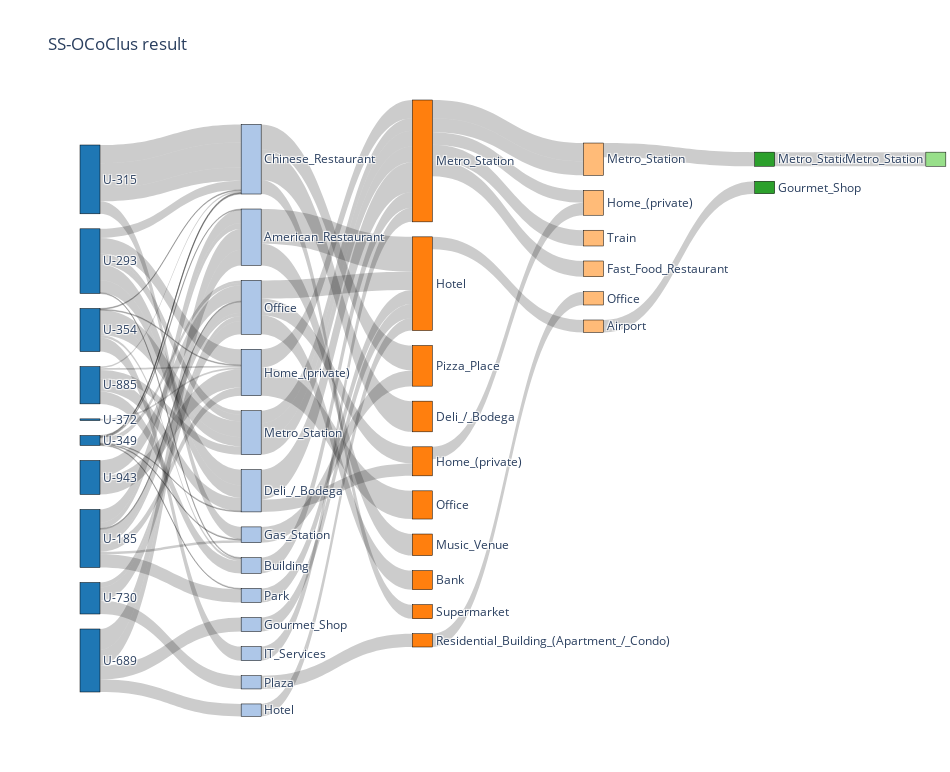

The notebook cell saved with this chart:
### Code cell
# fig = genSankey(df,cat_cols=['lvl3','lvl4','lvl5','lvl6','lvl7'],value_cols='count',title='Word Etymology')
fig = genSankey_2(df,cat_cols=['lvl1','lvl3','lvl4','lvl5','lvl6','lvl7'],value_cols='count',title='SS-OCoClus result')
# plotly.offline.plot(fig, validate=False)
# py.iplot(fig, validate=False)
# fig.update_layout(title_text="Basic Sankey Diagram", font_size=12)
# dpi=600
# board = plt.figure(figsize=(3, 2),dpi=dpi)
# fig.update_layout(font_size=12)
fig.show()

### Figure 1 — Plotly figure (JSON) as saved in the notebook; plotly's stock layout.template omitted (floating-point values rounded to 4 significant figures)
{"data": [{"arrangement": "snap", "link": {"label": ["Cluster-15", "Cluster-13", "Cluster-22", "Cluster-4", "Cluster-10", "Cluster-16", "Cluster-20", "Cluster-8", "Cluster-3", "Cluster-21", "Cluster-18", "Cluster-8", "Cluster-1", "Cluster-9", "Cluster-15", "Cluster-15", "Cluster-6", "Cluster-5", "Cluster-2", "Cluster-2", "Cluster-5", "Cluster-7", "Cluster-1", "Cluster-6", "Cluster-6", "Cluster-6", "Cluster-7", "Cluster-17", "Cluster-11", "Cluster-12", "Cluster-14", "Cluster-19", "Cluster-19", "Cluster-13", "Cluster-22", "Cluster-21", "Cluster-9", "Cluster-11", "Cluster-12", "Cluster-17", "Cluster-14", "Cluster-4", "Cluster-10", "Cluster-3", "Cluster-8", "Cluster-1", "Cluster-2", "Cluster-7", "Cluster-10", "Cluster-16", "Cluster-20", "Cluster-21", "Cluster-13", "Cluster-10", "Cluster-20", "Cluster-3", "Cluster-21", "Cluster-12", "Cluster-17", "Cluster-14", "Cluster-4", "Cluster-10", "Cluster-1", "Cluster-6", "Cluster-5", "Cluster-7", "Cluster-9", "Cluster-13", "Cluster-22", "Cluster-18", "Cluster-15", "Cluster-12", "Cluster-17", "Cluster-19", "Cluster-4", "Cluster-10", "Cluster-3", "Cluster-1", "Cluster-2", "Cluster-9", "Cluster-11"], "source": [36, 21, 21, 18, 10, 10, 10, 15, 15, 16, 11, 31, 17, 17, 30, 20, 13, 25, 25, 14, 14, 14, 25, 25, 35, 41, 25, 22, 22, 22, 19, 12, 26, 1, 1, 1, 1, 1, 1, 1, 1, 2, 2, 2, 2, 2, 2, 2, 5, 5, 5, 5, 0, 0, 0, 0, 0, 0, 0, 0, 7, 7, 7, 7, 7, 7, 4, 6, 6, 6, 6, 9, 9, 9, 3, 3, 3, 3, 3, 8, 8], "target": [42, 30, 29, 25, 28, 23, 24, 31, 25, 23, 30, 37, 25, 32, 36, 30, 25, 38, 37, 25, 25, 25, 35, 35, 41, 44, 34, 27, 31, 30, 30, 26, 39, 21, 21, 16, 17, 22, 22, 22, 19, 18, 10, 15, 15, 17, 14, 14, 10, 10, 10, 16, 21, 10, 10, 15, 16, 22, 22, 19, 18, 10, 17, 13, 14, 14, 17, 21, 21, 11, 20, 22, 22, 12, 18, 10, 15, 17, 14, 17, 22], "value": [15, 42, 26, 19, 37, 30, 17, 15, 36, 19, 17, 15, 22, 34, 15, 15, 17, 19, 15, 15, 19, 19, 22, 17, 17, 17, 19, 23, 20, 22, 17, 16, 16, 16, 7, 3, 10, 1, 13, 4, 16, 1, 11, 19, 15, 19, 5, 8, 22, 30, 16, 15, 1, 1, 1, 1, 1, 3, 3, 1, 3, 1, 1, 17, 19, 11, 2, 25, 19, 17, 15, 6, 16, 16, 15, 2, 16, 2, 10, 22, 19]}, "node": {"color": ["#1f77b4", "#1f77b4", "#1f77b4", "#1f77b4", "#1f77b4", "#1f77b4", "#1f77b4", "#1f77b4", "#1f77b4", "#1f77b4", "#aec7e8", "#aec7e8", "#aec7e8", "#aec7e8", "#aec7e8", "#aec7e8", "#aec7e8", "#aec7e8", "#aec7e8", "#aec7e8", "#aec7e8", "#aec7e8", "#aec7e8", "#ff7f0e", "#ff7f0e", "#ff7f0e", "#ff7f0e", "#ff7f0e", "#ff7f0e", "#ff7f0e", "#ff7f0e", "#ff7f0e", "#ff7f0e", "#ffbb78", "#ffbb78", "#ffbb78", "#ffbb78", "#ffbb78", "#ffbb78", "#ffbb78", "#2ca02c", "#2ca02c", "#2ca02c", "#98df8a", "#98df8a"], "label": ["U-349", "U-185", "U-293", "U-885", "U-372", "U-315", "U-689", "U-354", "U-943", "U-730", "Chinese_Restaurant", "Gourmet_Shop", "Plaza", "IT_Services", "Metro_Station", "Deli_/_Bodega", "Gas_Station", "Home_(private)", "Building", "Park", "Hotel", "American_Restaurant", "Office", "Pizza_Place", "Supermarket", "Metro_Station", "Residential_Building_(Apartment_/_Condo)", "Bank", "Deli_/_Bodega", "Music_Venue", "Hotel", "Home_(private)", "Office", null, "Train", "Metro_Station", "Airport", "Home_(private)", "Fast_Food_Restaurant", "Office", null, "Metro_Station", "Gourmet_Shop", null, "Metro_Station"], "line": {"color": "black", "width": 0.5}, "pad": 15, "thickness": 20, "x": [0, 0, 0, 0, 0, 0, 0, 0, 0, 0, 0.2167, 0.2167, 0.2167, 0.2167, 0.2167, 0.2167, 0.2167, 0.2167, 0.2167, 0.2167, 0.2167, 0.2167, 0.2167, 0.4333, 0.4333, 0.4333, 0.4333, 0.4333, 0.4333, 0.4333, 0.4333, 0.4333, 0.4333, 0.65, 0.65, 0.65, 0.65, 0.65, 0.65, 0.8667, 0.8667, 1.083], "y": [0.1, 0.1, 0.1, 0.1, 0.1, 0.1, 0.1, 0.1, 0.1, 0.1, 0.1, 0.1, 0.1, 0.1, 0.1, 0.1, 0.1, 0.1, 0.1, 0.1, 0.1, 0.1, 0.1, 0.1, 0.1, 0.1, 0.1, 0.1, 0.1, 0.1, 0.1, 0.1, 0.1, 0.1, 0.1, 0.1, 0.1, 0.1, 0.1, 0.1, 0.1, 0.1]}, "orientation": "h", "type": "sankey"}], "layout": {"font": {"size": 12}, "height": 772, "title": {"text": "SS-OCoClus result"}, "width": 950}}
